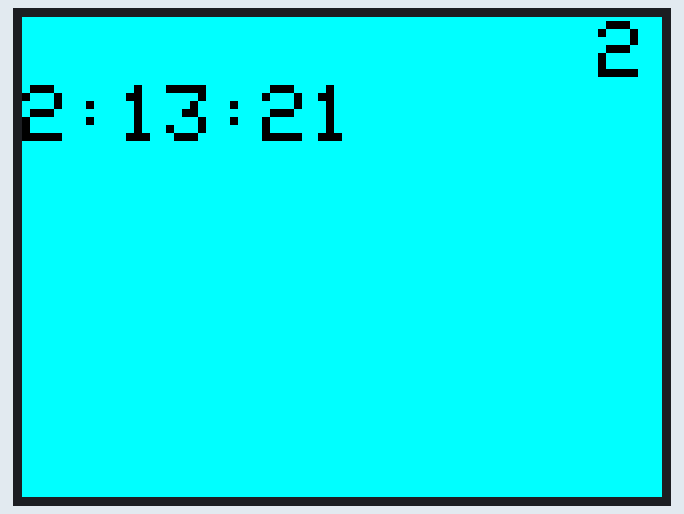
Simulated run of this sketch. Board: Arduino Uno, built with avr-gcc and run on an emulated ATmega328P. Parts: 320×240 colour display.

Above: at 0.4 s.
At 4.4 s:
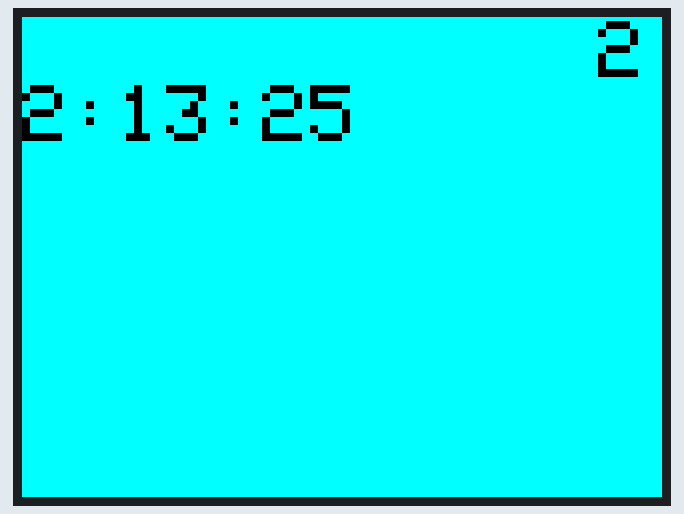
At 9.4 s:
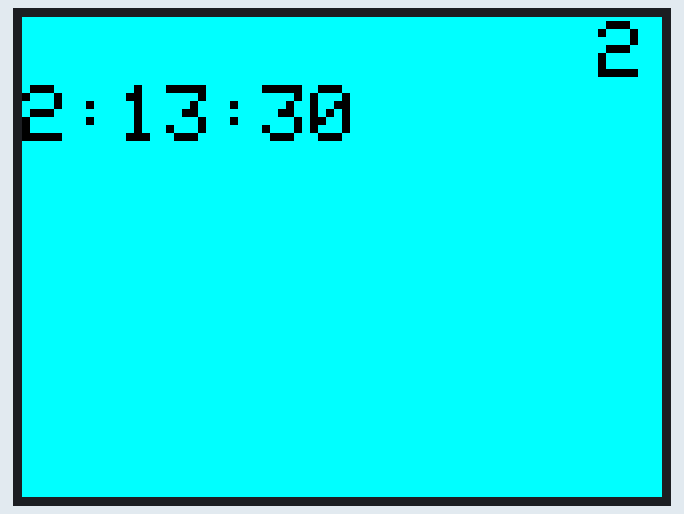
At 19.5 s:
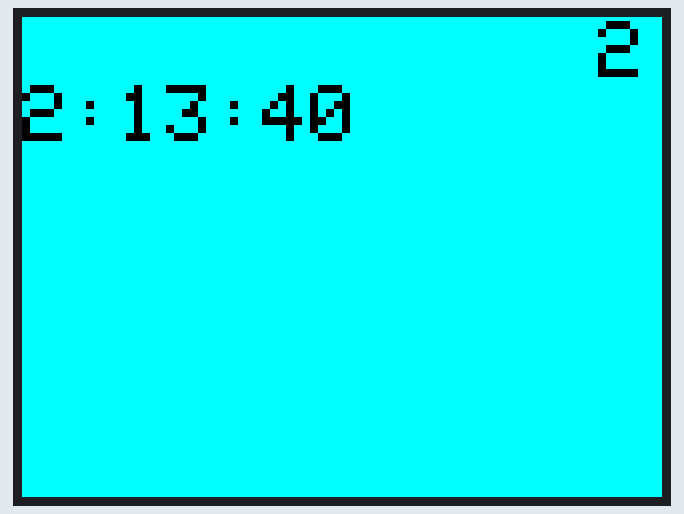
At 28.5 s:
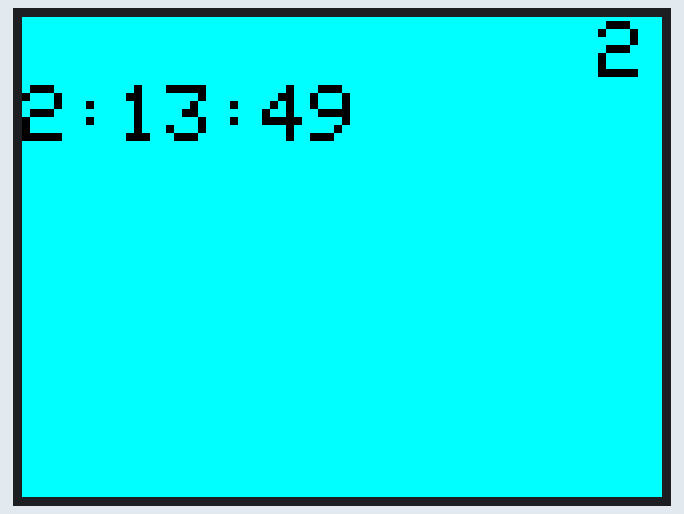
At 38.6 s:
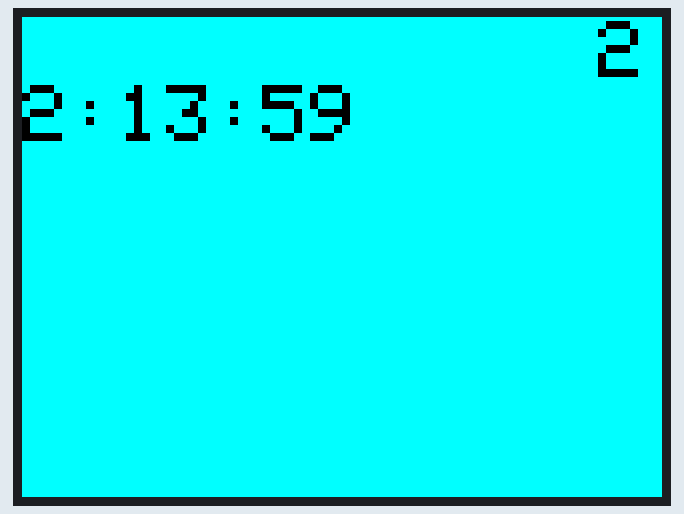

Measured:
- what the display in image 1 shows lasts 1.0 s, from 4.3 s to 5.3 s

The sketch:

time5.ino
```cpp
/*
 * generate testcard similar to BMP
 */
#include <Adafruit_GFX.h>
#include <Fonts/FreeMonoBoldOblique18pt7b.h>


#include <MCUFRIEND_kbv.h>
MCUFRIEND_kbv tft;
#define BLACK   0x0000
#define WHITE   0xFFFF
#define BLUE    0x001F
#define CYAN    0x07FF
#include <stdio.h>
uint16_t ID;
uint8_t hh, mm, ss ; //containers for current time
uint8_t conv2d(const char* p)
{
    uint8_t v = 0;
    if ('0' <= *p && *p <= '9') v = *p - '0';
    return 10 * v + *++p - '0';
}

void setup(void)
{
    Serial.begin(9600);
    tft.reset();
    ID=tft.readID();
    tft.begin(ID);
    tft.setRotation(1);
    tft.fillScreen(BLACK);
    tft.fillScreen(CYAN);


    tft.setFont(&FreeMonoBoldOblique18pt7b);

    hh = conv2d(__TIME__);
    mm = conv2d(__TIME__ + 3);
    ss = conv2d(__TIME__ + 6);
}

void loop(void)
{
    tft.setTextColor(BLACK,CYAN);
    tft.setFont(NULL);
    tft.setTextSize(4);
    while (1) {
       if (++ss > 59) {
            ss = 0;
            mm++;
            if (mm > 59) {
                mm = 0;
                hh++;
                if (hh > 23) hh = 0;
            }
        }
        char buf[20];
        sprintf(buf, "%02d:%02d:%02d", hh, mm,ss);
        tft.fillRect(0,15*(-12)+6,6*35, 33, BLUE);

        tft.setCursor(288.5, 2.5 );
        tft.print(buf);
        delay(1000);
    }
}
```

Source omitted: icons.c (data table, 53161 bytes)
